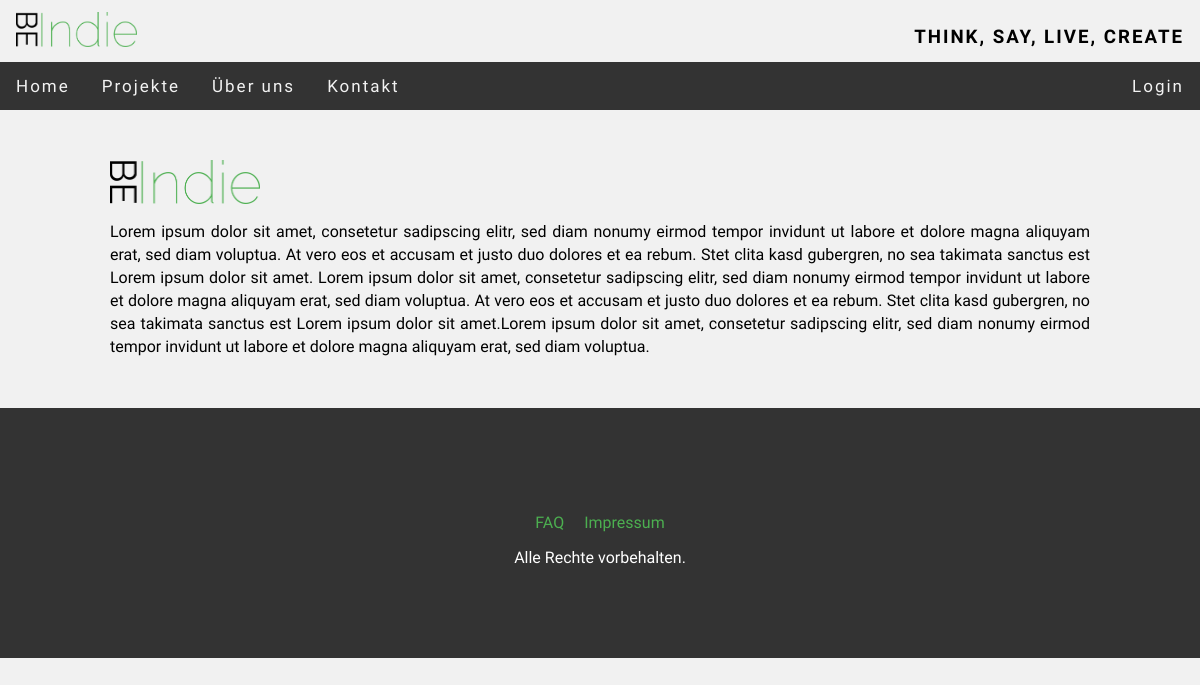
The page /BeIndie/index.php?page=about on the database as committed earlier.
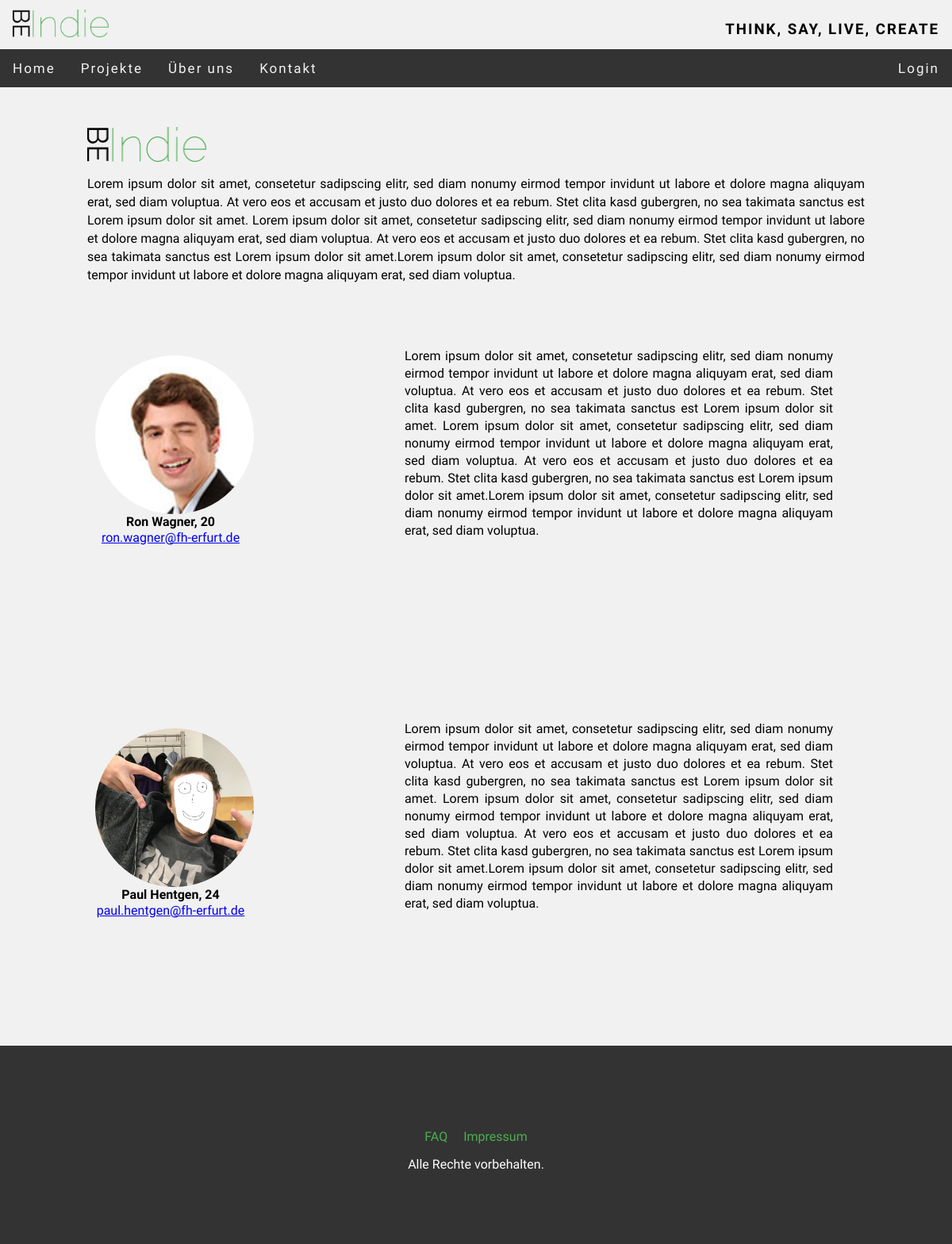
The same page on the database as committed later.
### tables this page shows
CREATE TABLE `employee` (
  `e_ID` int(11) NOT NULL,
  `e_firstname` varchar(30) NOT NULL,
  `e_lastname` varchar(30) NOT NULL,
  `e_birthdate` varchar(20) NOT NULL,
  `e_image` varchar(50) DEFAULT NULL,
  `e_email` varchar(50) NOT NULL
);

### BeIndie/includes/pages/about/about.php (the view, shortened to what this page needs)
<div id="wrap_about">
        <div id="beindie">
            <img src="images/logo.png" alt="logo" width="150"/>
            <br/>
            <p id="beindie_txt">
            </p>
        </div>
        <?php
        include ("includes/functions/swConnect.php");
        $current_day = date("d");
        $current_month = date("m");
        $current_year = date("Y");
        $query1 = "select * from employee";
        $result1 = mysqli_query($conn, $query1);
        while ($row = mysqli_fetch_array($result1)) {
            ?>
            <div class="about_e">
                <div class="e_img" style="background-image: url(<?=$row["e_image"]?>)"></div>
                <div class="e_info">
                        <p><b><?= $row["e_firstname"] . " " . $row["e_lastname"]; ?>,
                        <?php
                        $date_parts = explode(".", $row["e_birthdate"]);
                        if ($current_month <= $date_parts[1]) {
                            echo ($current_year - $date_parts[2]) - 1;
                        } else if ($date_parts[1] == $current_month && $current_day >= $date_parts[0]) {
                            echo ($current_year - $date_parts[2]);
                        } else if ($current_month > $date_parts[1]) {
                            echo ($current_year - $date_parts[2]);
                        } ?>
                        </b></p>
                        <p><a class="mail" href="mailto:<?=$row["e_email"]?>"><?=$row["e_email"]?></a></p>
                </div>
            </div>
            <div class="e_text">
                <p><?php include ("texts/e_texts/" . $row["e_ID"] . ".txt"); ?></p>
            </div>
            <?php
        }
        ?>
</div>

### BeIndie/index.php (shortened to what this page needs)
<?php
$pagePath = "includes/pages/start/start.php";
$cssPath = "";
$page = "start";
if (!empty($_GET['page'])) {
    $subPageBasepath = "includes/pages/" . $_GET['page'] . "/";
    $givenPath = $subPageBasepath . "/" . $_GET['page'] . ".php";
    $cssPath = $subPageBasepath . "css/" . $_GET['page'] . ".css";
    if (file_exists($givenPath)) {
        $pagePath = $givenPath;
        $page = $_GET['page'];
    }
}
?>
<!DOCTYPE html>
<html>
    <head>
        <link rel="stylesheet" href="https://cdnjs.cloudflare.com/ajax/libs/font-awesome/4.7.0/css/font-awesome.min.css">
        <link rel="stylesheet" type="text/css" href="css/style.css">
        <?php if ($cssPath != "") : ?>
            <link rel="stylesheet" href="<?php echo $cssPath; ?>">
        <?php endif; ?>
    </head>
    <body>
        <div class="container">
            <?php include("includes/header.php"); ?>
            <main>
                <?php include ($pagePath); ?>
            </main>
            <?php include("includes/footer.php"); ?>
        </div>
    </body>
</html>

### BeIndie/includes/header.php (shortened to what this page needs)
<header>
    <div id="nav">
        <div id="navhead">
            <a href="index.php"><img src="images/logo.png" alt="logo"/></a><h3>Think, say, live, create</h3>
        </div>
        <div id="navbar">
            <ul class="topnav" id="myTopnav">
                <li class="<?php if ($page == 'start') {echo "active";} ?>"><a href="index.php">Home</a></li>
                <li><a href="#">Projekte</a>
                </li>
                <li class="<?php if ($page == 'about') {echo "active";} ?>"><a href="index.php?page=about">Über uns</a></li>
                <li class="<?php if ($page == 'contact') {echo "active";} ?>"><a href="index.php?page=contact">Kontakt</a></li>
                <?php if(isset($_SESSION["username"])) {?>
                    <li id="logout" class='login'><a href="includes/functions/logout.php">Logout</a></li>
                    <li class="login"><a href="index.php?page=user_profile&id=<?=$_SESSION["user_id"]?>"><i class="fa fa-user-o" style="font-size:17px"></i><?=$_SESSION["username"]?></a></li>
                <?php }else {?>
                    <li class="login" onclick="document.getElementById('id01').style.display='block'"><a href="#login">Login</a></li>
                <?php } ?>
            </ul>
        </div>
    </div>
</header>

### BeIndie/includes/footer.php
<footer>
    <article>
        <span class="footer_link"><a href="index.php?page=faq">FAQ</a></span><span class="footer_link"><a href="index.php?page=imprint">Impressum</a></span>
        <p>Alle Rechte vorbehalten.</p>
    </article>
</footer>

### BeIndie/css/style.css (style rules this page uses)
* { margin: 0; }
body { background-color: #f1f1f1; }
body,h2,h3,h4,h5,h6,h7 { font-family: 'Raleway', sans-serif; }
#navhead { padding-top: 12px; overflow: hidden; width: 100%; position: relative; background-color: #f1f1f1; transition: height 0.3s linear 0s, padding 0.3s linear 0s; }
#navhead img { max-height: 35px; padding: 0.01em 16px; }
#navhead h3 { float: right; line-height: 50px; text-transform: uppercase; letter-spacing: 2px; padding: 0.01em 16px; }
#navbar { margin-bottom: -4px; }
ul.topnav { clear: both; list-style-type: none; margin: 0; padding: 0; overflow: hidden; background-color: #333; width: 100%; height: 48px; display: inline-block; z-index: 10; }
ul.topnav li { float: left; }
ul.topnav li a { display: inline-block; color: #f2f2f2; text-align: center; padding: 14px 16px; text-decoration: none; transition: 0.3s; font-size: 17px; letter-spacing: 2px; position: relative; }
ul.topnav li.login { float: right; }
footer { clear: both; background-color: #333; color: white; height: 250px; text-align: center; }
footer article { padding-top: 90px; }
.footer_link a { line-height: 50px; text-decoration: none; color: #4CAF50; padding: 10px; }

### BeIndie/includes/pages/about/css/about.css (style rules this page uses)
#wrap_about { margin: 0 auto; width: 980px; padding: 30px 0; }
.about_e { width: 380px; margin: 20px 10px 50px 10px; float: left; height: 330px; }
.e_info { width: 190px; text-align: center; }
.e_info p { line-height: 20px; }
.mail { text-decoration: underline; }
.e_img { margin-top: 50px; background-size: 100%; border-radius: 50%; width: 200px; height: 200px; float: left; }
.e_text { text-align: justify; height: 330px; width: 540px; float: left; margin: 60px 0 80px 0; float: left; line-height: 22px; }
#beindie { margin: 20px 0; line-height: 23px; text-align: justify; }
#beindie_txt { margin: 10px 0; }

Rows that differ between the two databases and show on the page:
added employee: e_image (picture), e_firstname "Ron", e_lastname "Wagner", ($current_year-$date_parts[2])-1 "20", e_email "ron.wagner@fh-erfurt.de", value "Lorem ipsum dolor sit amet, consetetur sadipscing elitr, sed diam nonumy eirmod tempor invidunt ut labore et dolore magna aliquyam erat, sed diam voluptua. At vero eos et accusam et justo duo dolores et ea rebum. Stet clita kasd gubergren, no sea takimata sanctus est Lorem ipsum dolor sit amet. Lorem ipsum dolor sit amet, consetetur sadipscing elitr, sed diam nonumy eirmod tempor invidunt ut labore et dolore magna aliquyam erat, sed diam voluptua. At vero eos et accusam et justo duo dolores et ea rebum. Stet clita kasd gubergren, no sea takimata sanctus est Lorem ipsum dolor sit amet.Lorem ipsum dolor sit amet, consetetur sadipscing elitr, sed diam nonumy eirmod tempor invidunt ut labore et…"
added employee: e_image (picture), e_firstname "Paul", e_lastname "Hentgen", ($current_year-$date_parts[2])-1 "24", e_email "paul.hentgen@fh-erfurt.de", value "Lorem ipsum dolor sit amet, consetetur sadipscing elitr, sed diam nonumy eirmod tempor invidunt ut labore et dolore magna aliquyam erat, sed diam voluptua. At vero eos et accusam et justo duo dolores et ea rebum. Stet clita kasd gubergren, no sea takimata sanctus est Lorem ipsum dolor sit amet. Lorem ipsum dolor sit amet, consetetur sadipscing elitr, sed diam nonumy eirmod tempor invidunt ut labore et dolore magna aliquyam erat, sed diam voluptua. At vero eos et accusam et justo duo dolores et ea rebum. Stet clita kasd gubergren, no sea takimata sanctus est Lorem ipsum dolor sit amet.Lorem ipsum dolor sit amet, consetetur sadipscing elitr, sed diam nonumy eirmod tempor invidunt ut labore et…"
